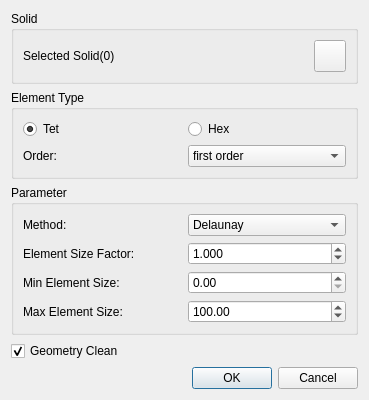
<?xml version="1.0" encoding="UTF-8"?>
<ui version="4.0">
 <class>SolidMeshDialog</class>
 <widget class="QDialog" name="SolidMeshDialog">
  <property name="geometry">
   <rect>
    <x>0</x>
    <y>0</y>
    <width>369</width>
    <height>369</height>
   </rect>
  </property>
  <property name="windowTitle">
   <string>Solid Mesh</string>
  </property>
  <layout class="QGridLayout" name="gridLayout_3">
   <item row="0" column="0">
    <widget class="QGroupBox" name="groupBox">
     <property name="title">
      <string>Solid</string>
     </property>
     <layout class="QGridLayout" name="gridLayout">
      <item row="0" column="0">
       <widget class="QLabel" name="planelabel">
        <property name="text">
         <string>Selected Solid(0)</string>
        </property>
       </widget>
      </item>
      <item row="0" column="1">
       <widget class="QPushButton" name="geoSelectSurface">
        <property name="sizePolicy">
         <sizepolicy hsizetype="Minimum" vsizetype="Minimum">
          <horstretch>0</horstretch>
          <verstretch>0</verstretch>
         </sizepolicy>
        </property>
        <property name="minimumSize">
         <size>
          <width>32</width>
          <height>32</height>
         </size>
        </property>
        <property name="maximumSize">
         <size>
          <width>32</width>
          <height>32</height>
         </size>
        </property>
        <property name="styleSheet">
         <string notr="true">background-image: url(:/QUI/geometry/selectface.png);</string>
        </property>
        <property name="text">
         <string/>
        </property>
        <property name="checkable">
         <bool>true</bool>
        </property>
       </widget>
      </item>
     </layout>
    </widget>
   </item>
   <item row="2" column="0">
    <widget class="QGroupBox" name="groupBox_3">
     <property name="title">
      <string>Parameter</string>
     </property>
     <layout class="QGridLayout" name="gridLayout_2">
      <item row="0" column="0">
       <layout class="QHBoxLayout" name="horizontalLayout">
        <item>
         <widget class="QLabel" name="label_2">
          <property name="sizePolicy">
           <sizepolicy hsizetype="Expanding" vsizetype="Preferred">
            <horstretch>0</horstretch>
            <verstretch>0</verstretch>
           </sizepolicy>
          </property>
          <property name="text">
           <string>Method:</string>
          </property>
         </widget>
        </item>
        <item>
         <widget class="QComboBox" name="MethodComboBox">
          <property name="sizePolicy">
           <sizepolicy hsizetype="Expanding" vsizetype="Fixed">
            <horstretch>0</horstretch>
            <verstretch>0</verstretch>
           </sizepolicy>
          </property>
          <item>
           <property name="text">
            <string>Delaunay</string>
           </property>
          </item>
          <item>
           <property name="text">
            <string>New Delaunay</string>
           </property>
          </item>
          <item>
           <property name="text">
            <string>Frontal</string>
           </property>
          </item>
          <item>
           <property name="text">
            <string>Frontal Delaunay</string>
           </property>
          </item>
          <item>
           <property name="text">
            <string>Frontal Hex</string>
           </property>
          </item>
          <item>
           <property name="text">
            <string>MMG3D</string>
           </property>
          </item>
          <item>
           <property name="text">
            <string>R-tree</string>
           </property>
          </item>
         </widget>
        </item>
       </layout>
      </item>
      <item row="1" column="0">
       <layout class="QHBoxLayout" name="horizontalLayout_4">
        <item>
         <widget class="QLabel" name="label_3">
          <property name="text">
           <string>Element Size Factor:</string>
          </property>
         </widget>
        </item>
        <item>
         <widget class="QDoubleSpinBox" name="SizeFacDoubleSpinBox">
          <property name="decimals">
           <number>3</number>
          </property>
          <property name="minimum">
           <double>0.001000000000000</double>
          </property>
          <property name="maximum">
           <double>9999999999.000000000000000</double>
          </property>
          <property name="singleStep">
           <double>0.100000000000000</double>
          </property>
          <property name="value">
           <double>1.000000000000000</double>
          </property>
         </widget>
        </item>
       </layout>
      </item>
      <item row="2" column="0">
       <layout class="QHBoxLayout" name="horizontalLayout_5">
        <item>
         <widget class="QLabel" name="label_4">
          <property name="text">
           <string>Min Element Size:</string>
          </property>
         </widget>
        </item>
        <item>
         <widget class="QDoubleSpinBox" name="MinSizeDoubleSpinBox">
          <property name="maximum">
           <double>9999999999999.000000000000000</double>
          </property>
         </widget>
        </item>
       </layout>
      </item>
      <item row="3" column="0">
       <layout class="QHBoxLayout" name="horizontalLayout_6">
        <item>
         <widget class="QLabel" name="label_5">
          <property name="text">
           <string>Max Element Size:</string>
          </property>
         </widget>
        </item>
        <item>
         <widget class="QDoubleSpinBox" name="MaxSizeDoubleSpinBox">
          <property name="maximum">
           <double>9999999999999.000000000000000</double>
          </property>
          <property name="value">
           <double>100.000000000000000</double>
          </property>
         </widget>
        </item>
       </layout>
      </item>
      <item row="4" column="0">
       <layout class="QHBoxLayout" name="horizontalLayout_7"/>
      </item>
     </layout>
    </widget>
   </item>
   <item row="3" column="0">
    <widget class="QCheckBox" name="geoCleanCheckBox">
     <property name="text">
      <string>Geometry Clean</string>
     </property>
     <property name="checked">
      <bool>true</bool>
     </property>
    </widget>
   </item>
   <item row="4" column="0">
    <widget class="QDialogButtonBox" name="buttonBox">
     <property name="orientation">
      <enum>Qt::Horizontal</enum>
     </property>
     <property name="standardButtons">
      <set>QDialogButtonBox::Cancel|QDialogButtonBox::Ok</set>
     </property>
    </widget>
   </item>
   <item row="1" column="0">
    <widget class="QGroupBox" name="groupBox_2">
     <property name="title">
      <string>Element Type</string>
     </property>
     <layout class="QGridLayout" name="gridLayout_4">
      <item row="0" column="0">
       <layout class="QHBoxLayout" name="horizontalLayout_3">
        <item>
         <widget class="QRadioButton" name="TetRadioButton">
          <property name="text">
           <string>Tet</string>
          </property>
          <property name="checked">
           <bool>true</bool>
          </property>
         </widget>
        </item>
        <item>
         <widget class="QRadioButton" name="HexRadioButton">
          <property name="text">
           <string>Hex</string>
          </property>
          <property name="checkable">
           <bool>true</bool>
          </property>
         </widget>
        </item>
       </layout>
      </item>
      <item row="1" column="0">
       <layout class="QHBoxLayout" name="horizontalLayout_2">
        <item>
         <widget class="QLabel" name="label">
          <property name="text">
           <string>Order:</string>
          </property>
         </widget>
        </item>
        <item>
         <widget class="QComboBox" name="OrderComboBox">
          <item>
           <property name="text">
            <string>first order</string>
           </property>
          </item>
          <item>
           <property name="text">
            <string>second order</string>
           </property>
          </item>
         </widget>
        </item>
       </layout>
      </item>
     </layout>
    </widget>
   </item>
  </layout>
 </widget>
 <resources>
  <include location="../qrc/qianfan.qrc"/>
 </resources>
 <connections>
  <connection>
   <sender>buttonBox</sender>
   <signal>accepted()</signal>
   <receiver>SolidMeshDialog</receiver>
   <slot>accept()</slot>
   <hints>
    <hint type="sourcelabel">
     <x>248</x>
     <y>254</y>
    </hint>
    <hint type="destinationlabel">
     <x>157</x>
     <y>274</y>
    </hint>
   </hints>
  </connection>
  <connection>
   <sender>buttonBox</sender>
   <signal>rejected()</signal>
   <receiver>SolidMeshDialog</receiver>
   <slot>reject()</slot>
   <hints>
    <hint type="sourcelabel">
     <x>316</x>
     <y>260</y>
    </hint>
    <hint type="destinationlabel">
     <x>286</x>
     <y>274</y>
    </hint>
   </hints>
  </connection>
 </connections>
</ui>
